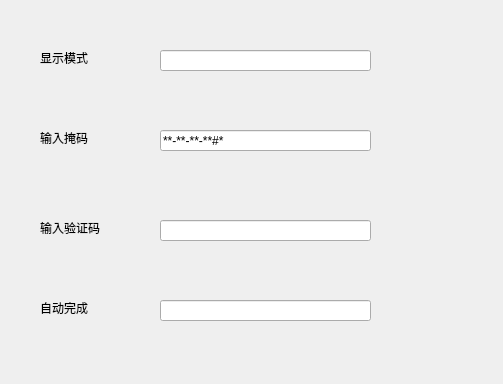
<?xml version="1.0" encoding="UTF-8"?>
<ui version="4.0">
 <class>Dialog310</class>
 <widget class="QDialog" name="Dialog310">
  <property name="geometry">
   <rect>
    <x>0</x>
    <y>0</y>
    <width>503</width>
    <height>384</height>
   </rect>
  </property>
  <property name="windowTitle">
   <string>Dialog</string>
  </property>
  <widget class="QLabel" name="label_3">
   <property name="geometry">
    <rect>
     <x>40</x>
     <y>50</y>
     <width>71</width>
     <height>16</height>
    </rect>
   </property>
   <property name="text">
    <string>显示模式</string>
   </property>
  </widget>
  <widget class="QLabel" name="label_4">
   <property name="geometry">
    <rect>
     <x>40</x>
     <y>130</y>
     <width>71</width>
     <height>16</height>
    </rect>
   </property>
   <property name="text">
    <string>输入掩码</string>
   </property>
  </widget>
  <widget class="QLabel" name="label_5">
   <property name="geometry">
    <rect>
     <x>40</x>
     <y>220</y>
     <width>81</width>
     <height>16</height>
    </rect>
   </property>
   <property name="text">
    <string>输入验证码</string>
   </property>
  </widget>
  <widget class="QLabel" name="label_6">
   <property name="geometry">
    <rect>
     <x>40</x>
     <y>300</y>
     <width>71</width>
     <height>16</height>
    </rect>
   </property>
   <property name="text">
    <string>自动完成</string>
   </property>
  </widget>
  <widget class="QLineEdit" name="lineEdit">
   <property name="geometry">
    <rect>
     <x>160</x>
     <y>50</y>
     <width>211</width>
     <height>21</height>
    </rect>
   </property>
   <property name="echoMode">
    <enum>QLineEdit::Password</enum>
   </property>
  </widget>
  <widget class="QLineEdit" name="lineEdit_2">
   <property name="geometry">
    <rect>
     <x>160</x>
     <y>130</y>
     <width>211</width>
     <height>21</height>
    </rect>
   </property>
   <property name="inputMask">
    <string>&gt;AA-90-bb-!aa\#H;*</string>
   </property>
  </widget>
  <widget class="QLineEdit" name="lineEdit_3">
   <property name="geometry">
    <rect>
     <x>160</x>
     <y>220</y>
     <width>211</width>
     <height>21</height>
    </rect>
   </property>
  </widget>
  <widget class="QLineEdit" name="lineEdit_4">
   <property name="geometry">
    <rect>
     <x>160</x>
     <y>300</y>
     <width>211</width>
     <height>21</height>
    </rect>
   </property>
  </widget>
 </widget>
 <resources/>
 <connections/>
</ui>
